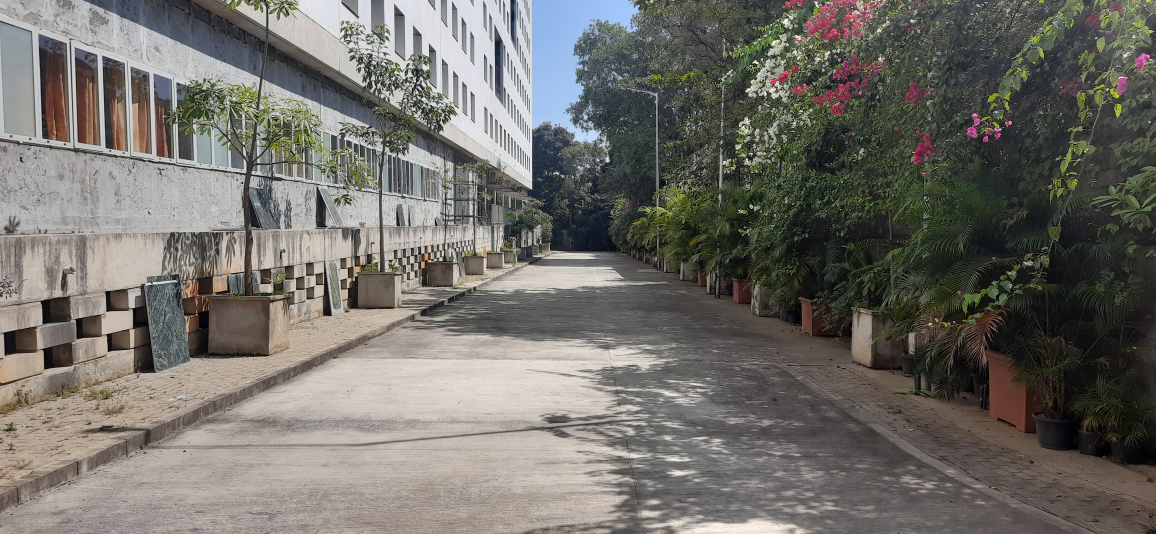
#> input picture ShadowRemoval2.jpg, 4624 x 2136 px, given in place of LaneDetection.jpg, which was not available (shown at 1/4 size)
$ jupyter execute partA.ipynb
#> lines starting #> are read from the running program, lines starting #| are printed output that depends on the picture; after the words box and inside, x2 and y2 are one past the last pixel; in counts of white or black regions, pixels touching at a corner belong together; pictures that were not available may be replaced by others from this repository, and a replacement may not be noted
#> further down, image is the input picture: shape (2136, 4624, 3); mean B, G, R 105, 110.8, 113.2
[cell 1]
import matplotlib.pylab as plt
import cv2 as cv
import numpy as np

[cell 2]
def detect_lanes(image):

    #function to determine the regions of interest
    def region_of_interest(img, vertices):
        mask = np.zeros_like(img)
        match_mask_color = 255
        cv.fillPoly(mask, vertices, match_mask_color)
        masked_image = cv.bitwise_and(img, mask)
        return masked_image

    #function to draw the lines on the road
    def add_images(img, lines):
        img = np.copy(img)
        blank_image = np.zeros((img.shape[0], img.shape[1], 3), dtype=np.uint8)

        for line in lines:
            for x1, y1, x2, y2 in line:
                cv.line(blank_image, (x1,y1), (x2,y2), (0, 255, 0), thickness=8)

        img = cv.addWeighted(img, 0.8, blank_image, 1, 0.0)
        return img

    image = cv.cvtColor(image, cv.COLOR_BGR2RGB)
    height = image.shape[0]
#> height = 2136
    width = image.shape[1]
#> width = 4624

    #defining the mask coordinates
    roi_vertices = [
    (0, height),
    (0, 620),
    (500, 400),
    (width, 640),
    (width, height)
    ]


    gray_image = cv.cvtColor(image, cv.COLOR_RGB2GRAY)
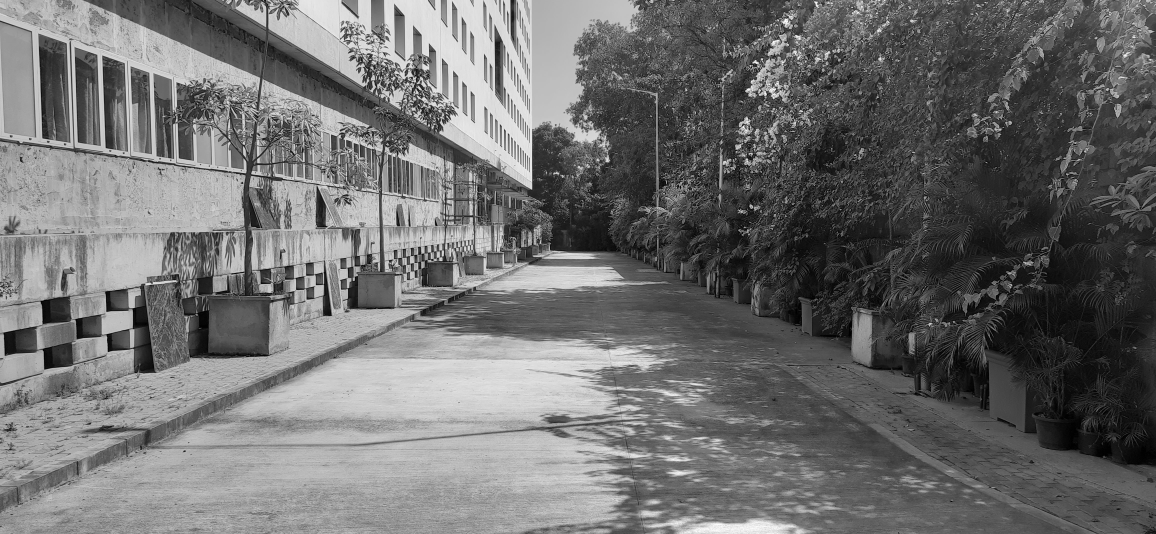
#> gray_image: shape (2136, 4624) (shown at 1/4 size); min 0, max 255, mean 110.8
    # gray_image = cv.bilateralFilter(gray_image, 9, 10, 10)
    gray_image = cv.GaussianBlur(image, (5,5), 0)
#> gray_image: shape (2136, 4624, 3)
    canny_image = cv.Canny(gray_image, 100, 220)
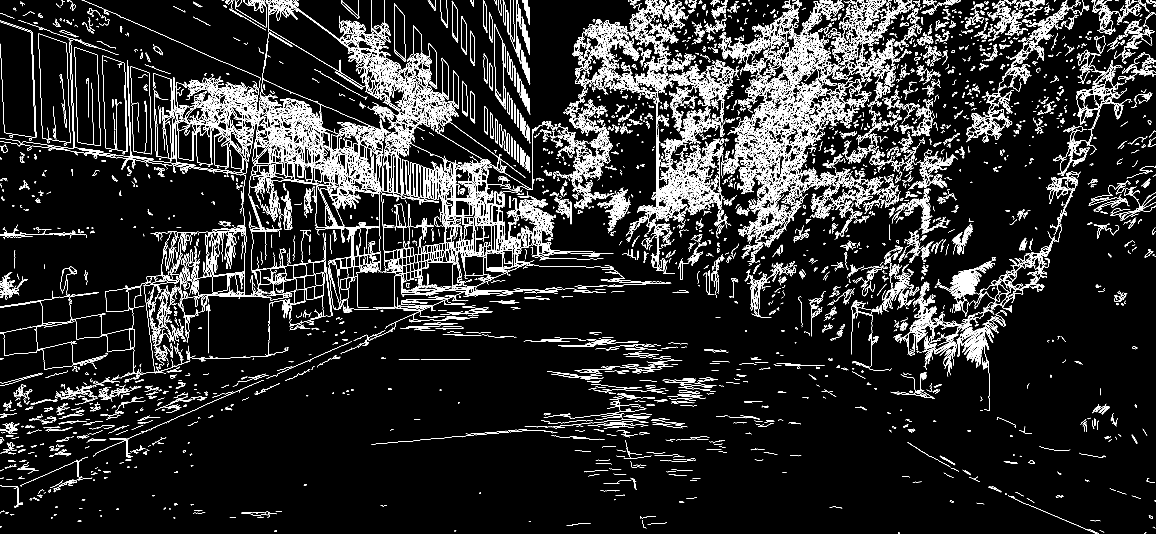
#> canny_image: shape (2136, 4624) (shown at 1/4 size); 5.9% white in thin lines or dots

    cropped_image = region_of_interest(canny_image,
                    np.array([roi_vertices], np.int32),)
#> in region_of_interest, `cv.fillPoly(mask, vertices, match_mask_color)`:
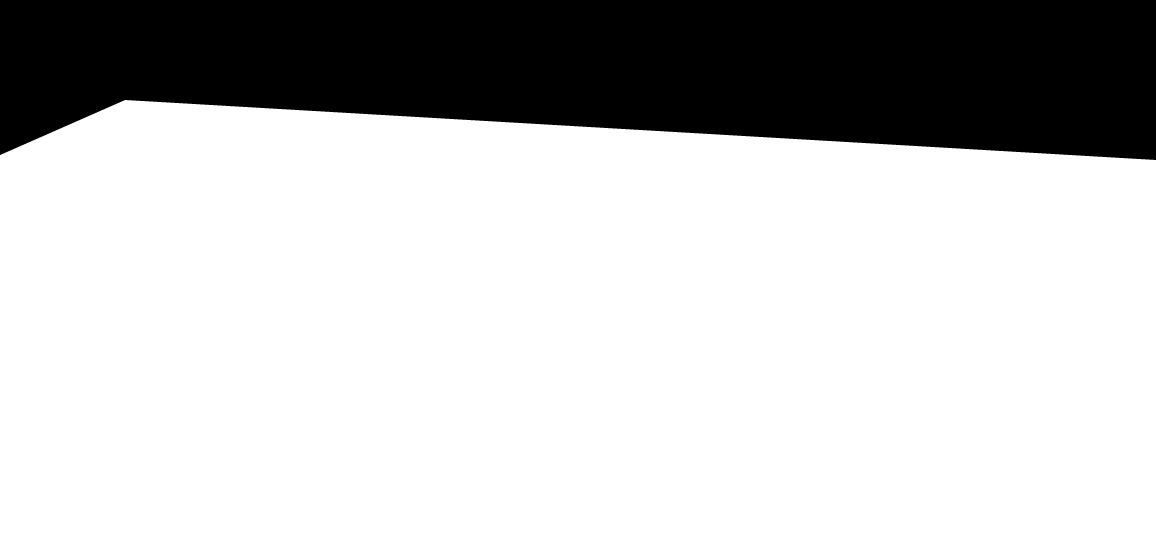
#> mask: shape (2136, 4624) (shown at 1/4 size); 75.7% white; 1 black region, box (x1, y1, x2, y2) and area: (0, 0, 4624, 640) 2399590
#> in region_of_interest, `masked_image = cv.bitwise_and(img, mask)`:
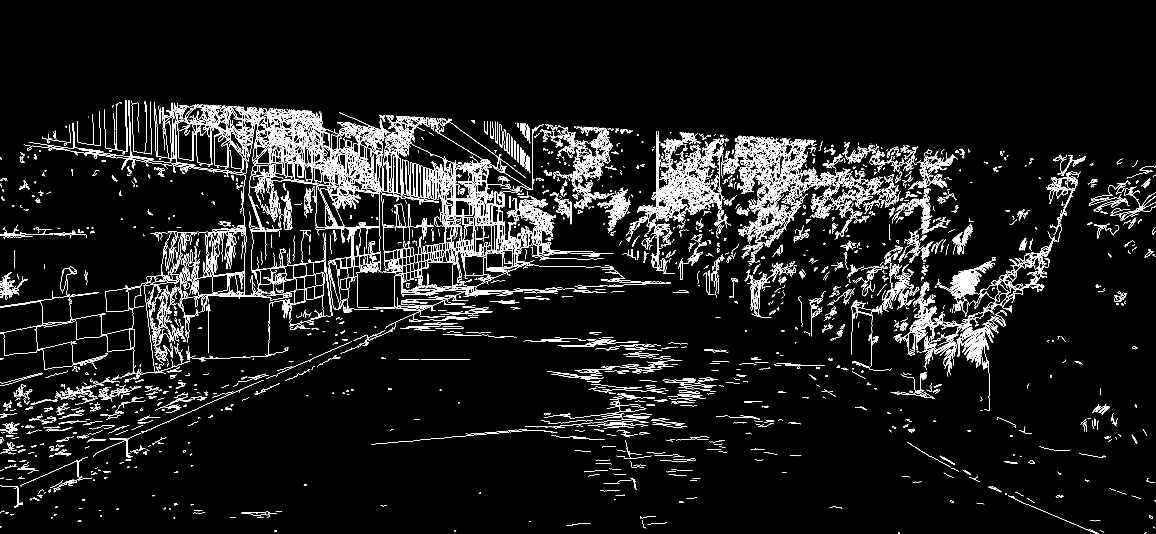
#> masked_image: shape (2136, 4624) (shown at 1/4 size); 3.6% white in thin lines or dots, all inside (x1, y1, x2, y2) = (0, 400, 4624, 2136)

    detected_lines = cv.HoughLinesP(cropped_image,
                        rho=1,
                        theta=np.pi/180,
                        threshold=5,
                        lines=np.array([]),
                        minLineLength=100,
                        maxLineGap=50)
    pic = add_images(image, detected_lines)
#> the loop in add_images, `for line in lines:` made 7999 passes
#> line on passes 1 to 3: [[804, 421, 1165, 883]], [[971, 427, 1284, 505]], [[2959, 857, 3491, 847]]
#> after the loop in add_images, `for line in lines:`:
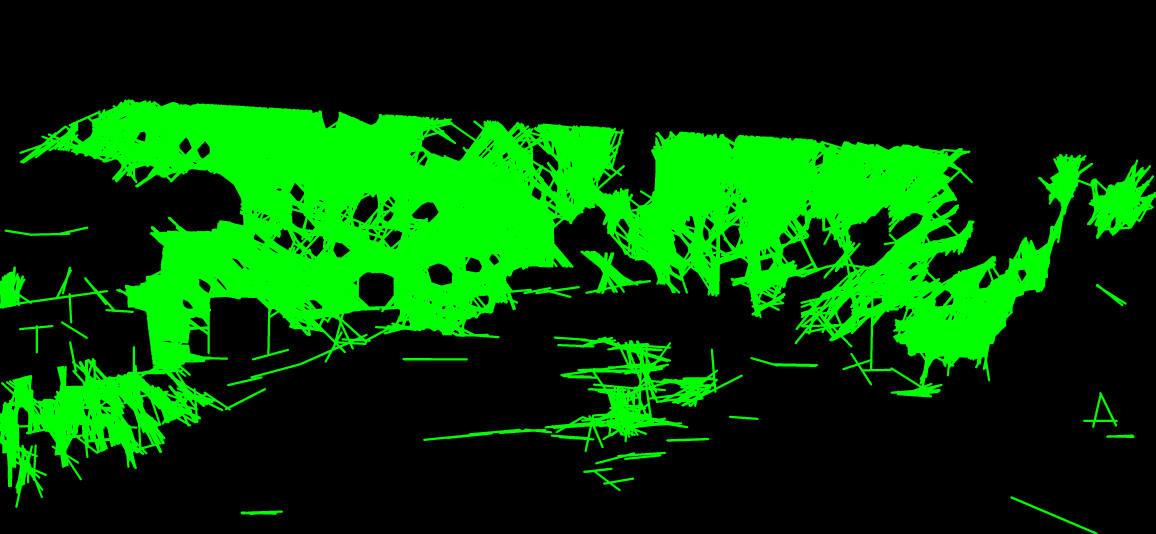
#> blank_image: shape (2136, 4624, 3) (shown at 1/4 size); mean of channels 0, 1, 2 0, 66.7, 0; drawn as B, G, R
#> in add_images, `img = cv.addWeighted(img, 0.8, blank_image, 1, 0.0)`:
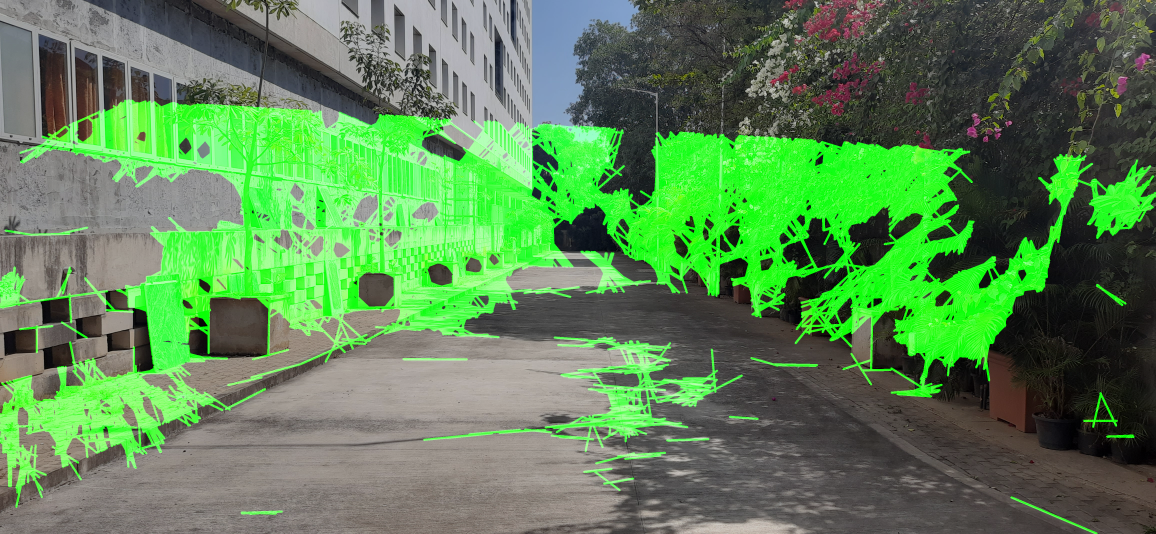
#> img: shape (2136, 4624, 3) (shown at 1/4 size); mean R, G, B 90.5, 133.8, 84
    return pic

[cell 3]
image = cv.imread('LaneDetection.jpg')
pic = detect_lanes(image)
plt.imshow(pic)
plt.show()

[cell 4]
pic = cv.cvtColor(pic, cv.COLOR_RGB2BGR)

[cell 5]
cv.imwrite("LaneDetection.png", pic)
#> Out = True

[cell 6]
img = cv.imread('road.jpg')
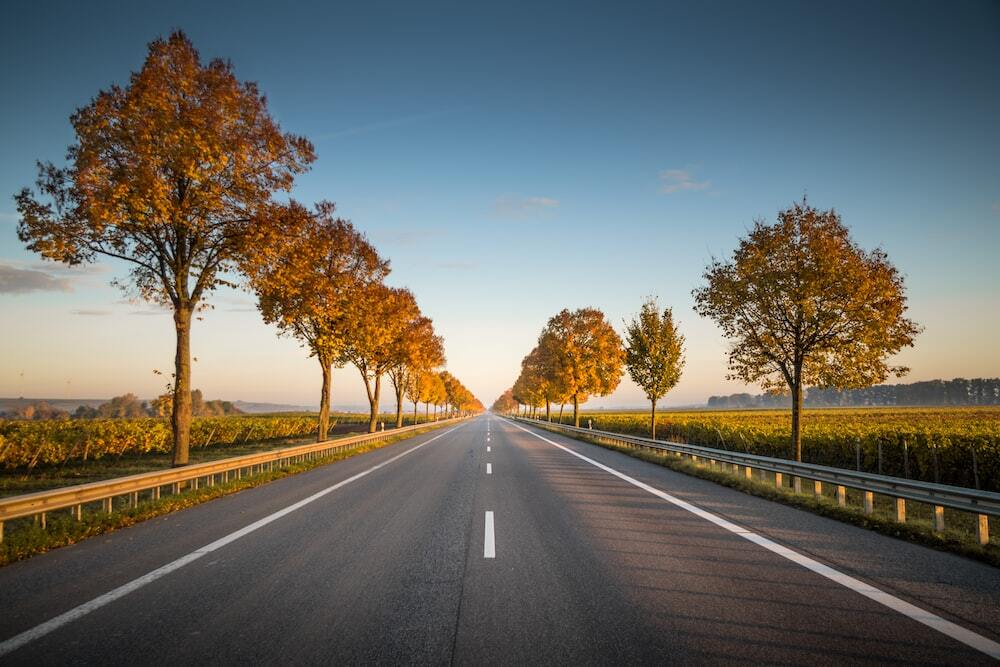
#> input picture road.jpg, 1000 x 667 px
#> img is the input picture: shape (667, 1000, 3); mean B, G, R 99.8, 106.2, 106.8
cv.imshow("image",img)
